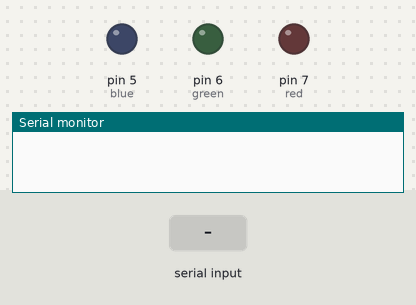
This sketch was run on a simulated Arduino Mega 2560, built with avr-gcc and run on an emulated ATmega2560. On the bench: output pins drawn as LEDs (lit = HIGH), the last lines printed to the serial monitor. Inputs (shaded band) come from the test bench.

Above: at 1.2 s.
1.3 s: "open" received over the second serial link
At 2.2 s:
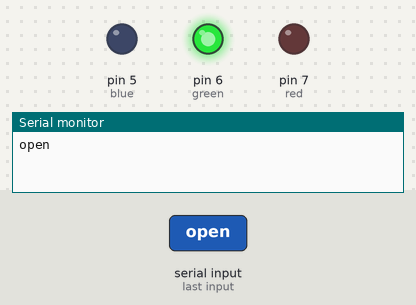
2.8 s: "1" received over the second serial link
At 5.1 s:
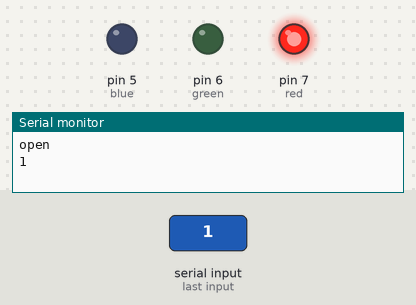
Timing chart, 0 to 6.9 s (numbered marks = the images above; inputs shaded):
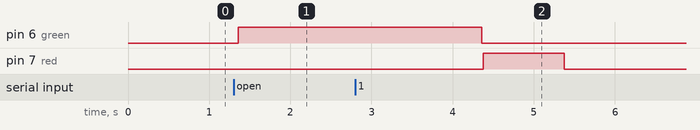

Measured:
- after the input at 1.3 s, pin 6 (green): LOW → HIGH after 0.06 s
- after the input at 2.8 s, pin 7 (red): LOW → HIGH after 1.6 s, → LOW 1.0 s later

The sketch:

spresense_voice_recognize.ino
```cpp
String voice;
const int red = 7;
const int green = 6;
const int blue = 5;

void RedOn() {
  digitalWrite (red, HIGH);
}
void RedOff() {
  digitalWrite (red, LOW);
}
void greenOn() {
  digitalWrite (green, HIGH);
}
void greenOff() {
  digitalWrite (green, LOW);
}
void BlueOn() {
  digitalWrite (blue, HIGH);
}
void BlueOff() {
  digitalWrite (blue, LOW);
}
void allon() {
  digitalWrite (red, HIGH);
  digitalWrite (green, HIGH);
  digitalWrite (blue, HIGH);
}
void alloff() {
  digitalWrite (red, LOW);
  digitalWrite (green, LOW);
  digitalWrite (blue, LOW);
}
void setup() {
  Serial.begin(9600);
  Serial2.begin(38400);
  pinMode(red, OUTPUT);
  digitalWrite (red, LOW);
  pinMode(green, OUTPUT);
  digitalWrite (green, LOW);
  pinMode(blue, OUTPUT);
  digitalWrite (blue, LOW);
}
void loop() {

  while (Serial2.available()) {
    delay(15);
    char c = Serial2.read();
    if (c == '#') {
      break;
    }
    voice += c;
  }
  if (voice.length() > 0) {
    Serial.println(voice);
    if (voice == "open")
    {
      greenOn();
      delay(3000);
      alloff();
    }
    else if (voice == "close"){
      alloff();
    }else{
      RedOn();
      delay(1000);
      alloff();
    }

    voice = "";
  }
}
```
